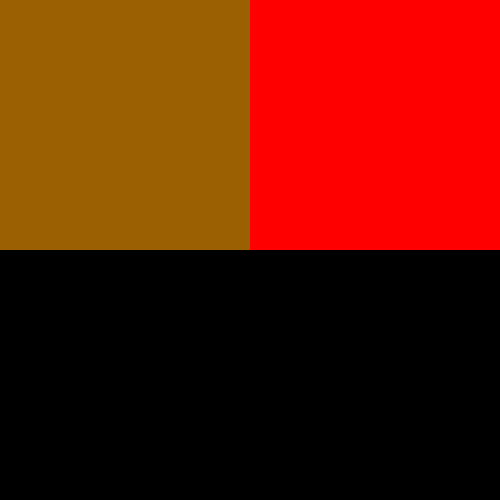
Frame 1 (no input)
Frame 60 (the mouse pressed at the canvas centre just before this capture): identical to frame 1, image omitted
Frame 120 (the mouse held since frame 60 and released just before this capture): identical to frame 1, image omitted

The Processing sketch that drew this single still picture (run headless with seeded random() and noise(); from frame 60 on, the mouse is pressed at the canvas centre):

// Processing sketch: color_draw
// ── color_draw.pde
void setup(){
  size(500,500);
  background(0);
  noStroke();
  float x =.1*width;
  float y =.2*height;
  float w =.25*width;
  float h =.5*height;
}
void draw (){
  //brown top left
  fill(155,96,2);
  rect(0,0,width/2,height/2);
  
  //brown top right
  fill(0,255,0);
  rect(width/2,0,width/2,height/2);
  //red bottom half
  fill(255,0,0);
  rect(width/2,0,width/2,height/2);
}
  
